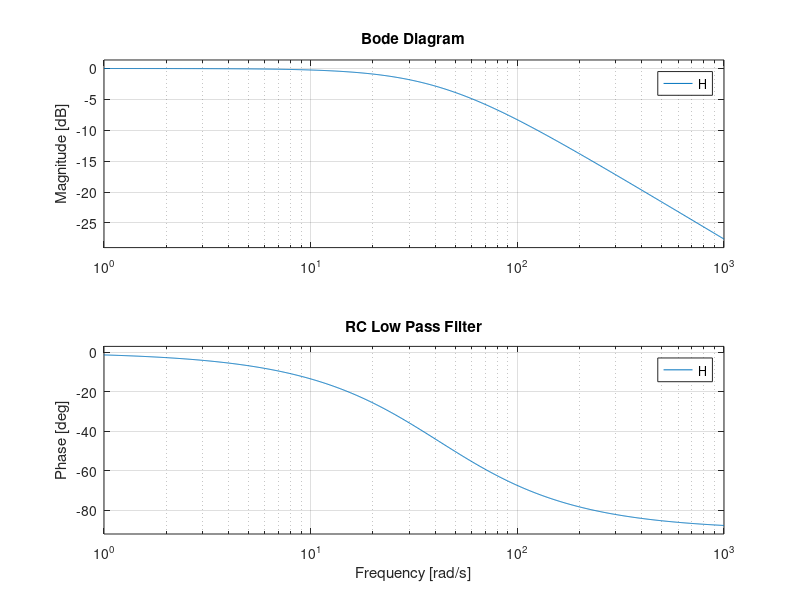

This chart was generated by the following MATLAB code:

% c1 = 6 , c2= 4
R = 6;
C = 4 * 1e-3;
RC = R * C;

% H(s) = 1 / (RCs + 1)
s = tf('s');
H = 1 / (RC*s + 1);

bode(H);
title('RC Low Pass Filter');
grid on;
